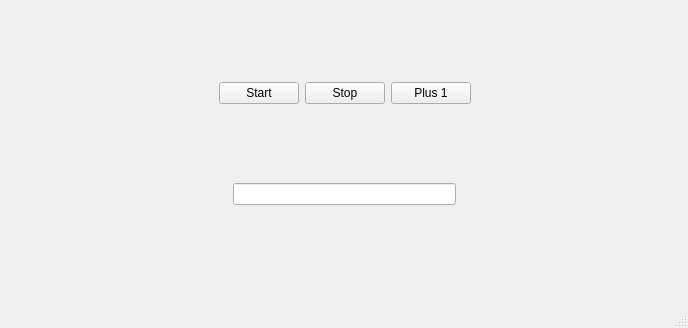
<?xml version="1.0" encoding="UTF-8"?>
<ui version="4.0">
 <class>MainWindow</class>
 <widget class="QMainWindow" name="MainWindow">
  <property name="geometry">
   <rect>
    <x>0</x>
    <y>0</y>
    <width>688</width>
    <height>328</height>
   </rect>
  </property>
  <property name="windowTitle">
   <string>MainWindow</string>
  </property>
  <widget class="QWidget" name="centralwidget">
   <widget class="QWidget" name="verticalLayoutWidget">
    <property name="geometry">
     <rect>
      <x>9</x>
      <y>9</y>
      <width>671</width>
      <height>271</height>
     </rect>
    </property>
    <layout class="QVBoxLayout" name="verticalLayout">
     <item>
      <layout class="QHBoxLayout" name="horizontalLayout_2">
       <item>
        <spacer name="horizontalSpacer">
         <property name="orientation">
          <enum>Qt::Horizontal</enum>
         </property>
         <property name="sizeHint" stdset="0">
          <size>
           <width>40</width>
           <height>20</height>
          </size>
         </property>
        </spacer>
       </item>
       <item>
        <widget class="QPushButton" name="startButton">
         <property name="text">
          <string>Start</string>
         </property>
        </widget>
       </item>
       <item>
        <widget class="QPushButton" name="stopButton">
         <property name="text">
          <string>Stop</string>
         </property>
        </widget>
       </item>
       <item>
        <widget class="QPushButton" name="plusButton">
         <property name="text">
          <string>Plus 1</string>
         </property>
        </widget>
       </item>
       <item>
        <spacer name="horizontalSpacer_2">
         <property name="orientation">
          <enum>Qt::Horizontal</enum>
         </property>
         <property name="sizeHint" stdset="0">
          <size>
           <width>40</width>
           <height>20</height>
          </size>
         </property>
        </spacer>
       </item>
      </layout>
     </item>
     <item>
      <layout class="QHBoxLayout" name="horizontalLayout">
       <item>
        <spacer name="horizontalSpacer_3">
         <property name="orientation">
          <enum>Qt::Horizontal</enum>
         </property>
         <property name="sizeHint" stdset="0">
          <size>
           <width>40</width>
           <height>20</height>
          </size>
         </property>
        </spacer>
       </item>
       <item>
        <widget class="QLineEdit" name="resultBar"/>
       </item>
       <item>
        <spacer name="horizontalSpacer_4">
         <property name="orientation">
          <enum>Qt::Horizontal</enum>
         </property>
         <property name="sizeHint" stdset="0">
          <size>
           <width>40</width>
           <height>20</height>
          </size>
         </property>
        </spacer>
       </item>
      </layout>
     </item>
    </layout>
   </widget>
  </widget>
  <widget class="QMenuBar" name="menubar">
   <property name="geometry">
    <rect>
     <x>0</x>
     <y>0</y>
     <width>688</width>
     <height>22</height>
    </rect>
   </property>
  </widget>
  <widget class="QStatusBar" name="statusbar"/>
 </widget>
 <resources/>
 <connections/>
</ui>
